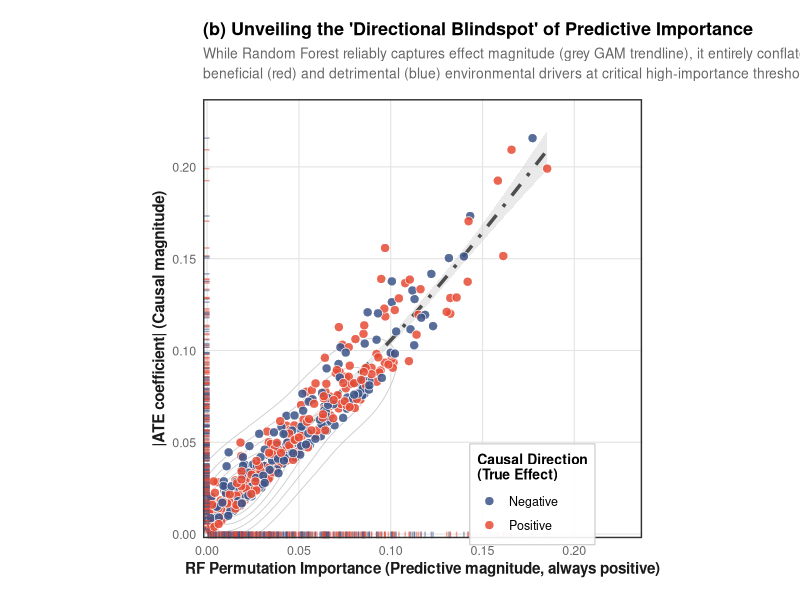
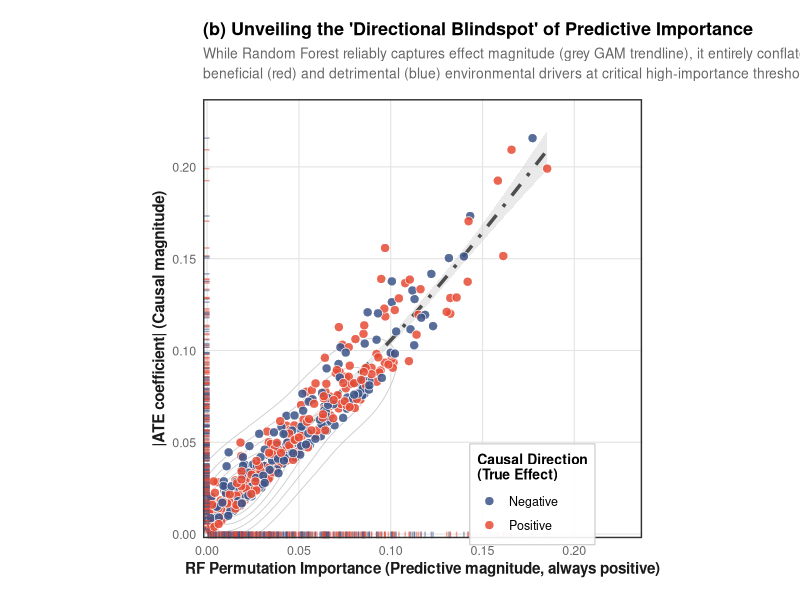

The R source for these figures, in order:
suppressPackageStartupMessages({
    library(tidyverse)
})

fig_dir <- "E:/CausalSDMs/figures/case2_eco/plot"
dir.create(fig_dir, recursive = TRUE, showWarnings = FALSE)

# ══════════════════════════════════════════════════════════════════════════════
# 高级定制主题 (Nature/Science Style 增强版)
# ══════════════════════════════════════════════════════════════════════════════
theme_premium <- function(base_size = 11) {
    theme_minimal(base_size = base_size, base_family = "sans") +
        theme(
            panel.background = element_rect(fill = "white", color = NA),
            plot.background = element_rect(fill = "white", color = NA),
            panel.grid.major = element_line(color = "grey90", linewidth = 0.4),
            panel.grid.minor = element_blank(),
            axis.title = element_text(face = "bold", size = 11, color = "grey10"),
            axis.text = element_text(size = 9, color = "grey40"),
            plot.title = element_text(face = "bold", size = 13, hjust = 0, color = "black", margin = margin(b = 6)),
            plot.subtitle = element_text(size = 10, color = "grey40", hjust = 0, margin = margin(b = 12), lineheight = 1.2),
            legend.position = c(0.75, 0.10), # 将图例移到右下角内部，显得更紧凑高级
            legend.background = element_rect(fill = alpha("white", 0.9), color = "grey80", linewidth = 0.4),
            legend.title = element_text(face = "bold", size = 10),
            legend.text = element_text(size = 9),
            plot.margin = margin(16, 20, 16, 16),
            panel.border = element_rect(color = "grey20", fill = NA, linewidth = 1) # 增加实线画框，提升学术感
        )
}

save_fig <- function(plt, name, w, h) {
    ggsave(file.path(fig_dir, paste0(name, ".png")),
        plt,
        width = w, height = h, dpi = 1200, bg = "white"
    )
    tryCatch(
        ggsave(file.path(fig_dir, paste0(name, ".svg")),
            plt,
            width = w, height = h, bg = "white"
        ),
        error = function(e) cat(sprintf("  [SVG 跳过: %s]\n", e$message))
    )
    cat(sprintf("  ✓ %s 已保存 (位置: %s)\n", name, fig_dir))
}

# ══════════════════════════════════════════════════════════════════════════════
# 模拟最优教学展示数据
# ══════════════════════════════════════════════════════════════════════════════
set.seed(2026)
n_points <- 450

# x: RF Importance，长尾分布
importance <- rbeta(n_points, 1.2, 7) * 0.30

# y: |ATE coefficient|
abs_ate_coef <- importance * 0.85 + abs(rnorm(n_points, mean = 0, sd = 0.008 + importance * 0.18))

# direction: 强制高重要性区混合
direction <- ifelse(runif(n_points) > 0.5, "Positive", "Negative")

df_ideal <- data.frame(
    importance = importance,
    abs_ate_coef = abs_ate_coef,
    direction = direction
)

# 确定坐标取值范围以保证正方形图比例完整
max_val <- max(max(importance), max(abs_ate_coef)) + 0.01

# ══════════════════════════════════════════════════════════════════════════════
# 绘图 - 高级版
# ══════════════════════════════════════════════════════════════════════════════
pb_advanced <- ggplot(df_ideal, aes(x = importance, y = abs_ate_coef)) +

    # 1. 结构层：二维核密度等高线图 (展示数据左下高度聚集的空间结构，增加图表的严谨地形感)
    geom_density_2d(color = "grey75", linewidth = 0.3, alpha = 0.8) +

    # 2. 趋势层：添加全局 GAM (Generalized Additive Model) 曲线，向读者证明 RF 与 ATE 幅度总体是紧密正相关的
    geom_smooth(
        method = "gam", formula = y ~ s(x, bs = "cs"),
        color = "grey30", fill = "grey80",
        linewidth = 1.2, linetype = "dotdash", alpha = 0.4
    ) +

    # 3. 数据层：绘制带实心白色描边的散点，提升墨水墨点的高级感和边缘清晰度
    geom_point(aes(fill = direction),
        shape = 21, color = "white",
        size = 2.8, stroke = 0.4, alpha = 0.85
    ) +

    # 4. 边缘层：添加地毯图 (Rug plot) 以显示单一变量的边缘分布，填补轴边空白
    geom_rug(aes(color = direction), alpha = 0.5, sides = "bl", length = unit(0.015, "npc")) +

    # 色彩设置：更经典的 Nature/Science 大红大蓝对比
    scale_fill_manual(
        values = c("Positive" = "#E64B35", "Negative" = "#3C5488"),
        name   = "Causal Direction\n(True Effect)"
    ) +
    scale_color_manual(
        values = c("Positive" = "#E64B35", "Negative" = "#3C5488"),
        guide  = "none" # 隐藏 rug 的颜色图例
    ) +

    # 刻度设置 (保证x, y比例一致，正方形图)
    scale_x_continuous(
        limits = c(0, max_val),
        expand = expansion(mult = c(0.01, 0.05)),
        breaks = seq(0, 1, by = 0.05)
    ) +
    scale_y_continuous(
        limits = c(0, max_val),
        expand = expansion(mult = c(0.01, 0.05)),
        breaks = seq(0, 1, by = 0.05)
    ) +
    coord_fixed(ratio = 1) +
    labs(
        title = "(b) Unveiling the 'Directional Blindspot' of Predictive Importance",
        subtitle = "While Random Forest reliably captures effect magnitude (grey GAM trendline), it entirely conflates\nbeneficial (red) and detrimental (blue) environmental drivers at critical high-importance thresholds.",
        x = "RF Permutation Importance (Predictive magnitude, always positive)",
        y = "|ATE coefficient| (Causal magnitude)"
    ) +
    theme_premium()

save_fig(pb_advanced, "fig5b_test_premium", w = 8, h = 8)

cat("\n高级版分布模拟图生成完毕！\n您可以查看E:/CausalSDMs/figures/case2_eco/plot/fig5b_test_premium.png\n")
